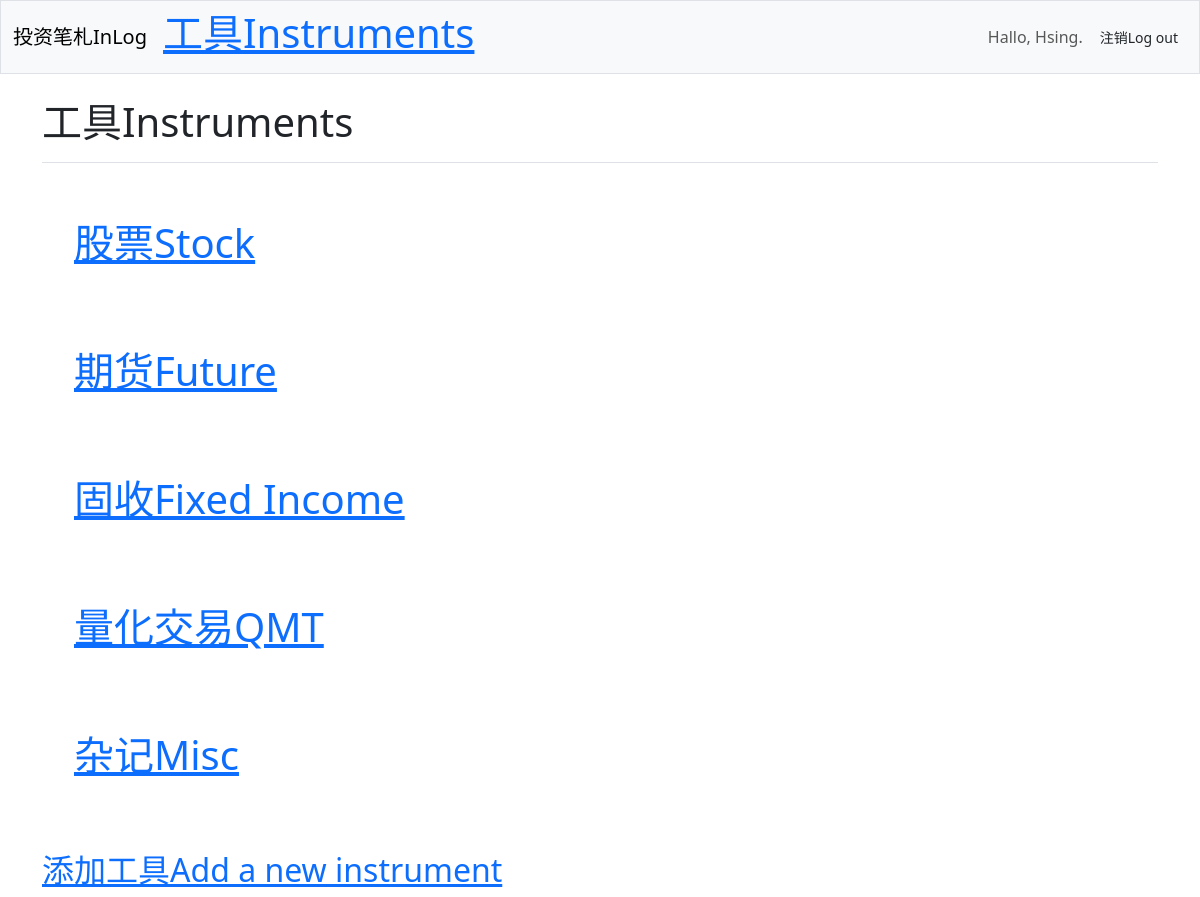
Page /instruments/ (signed in) on the committed database.
### investing_logs/models.py (models this page shows, shortened)
class Instrument(models.Model):
    text = models.CharField(max_length=200)
    date_added = models.DateTimeField(auto_now_add=True)
    owner = models.ForeignKey(User, on_delete=models.CASCADE)

### investing_logs/views.py (the view)
# urls.py: path('instruments/', views.instruments, name='instruments'),
@login_required
def instruments(request):
    instruments = Instrument.objects.filter(owner=request.user).order_by('date_added')
    context = {'instruments': instruments}
    return render(request, 'investing_logs/instruments.html',context)

### investing_logs/templates/investing_logs/instruments.html (shortened to what this page needs)
<!DOCTYPE html>
<html lang="en">
<head>
</head>
<body>
  {% extends 'investing_logs/base.html' %}
  {% block page_header %}
     <h1>工具Instruments</h1>
  {% endblock page_header %}
  {% block content %}
    <ul>
      {% for instrument in instruments %}
        <br>
        <br>
      <li class="list-group-item border-0">
          <H1><a href="{% url 'investing_logs:instrument' instrument.id %}">  {{ instrument.text }}</a></H1>
          <br>
      </li>
      {% empty %}
        <li class="list-group-item border-0" >No topics have been added yet.</li>
      {% endfor %}
      </ul>
      <br>
       <H2><a href="{% url 'investing_logs:new_instrument' %}">添加工具Add a new instrument</a></H2>
  {% endblock content %}

### investing_logs/templates/investing_logs/base.html (shortened to what this page needs)
<!doctype html>
<html lang="zh-CN">
<head>
  {% load django_bootstrap5 %}
  {% bootstrap_css %}
</head>
<body>
  <nav class="navbar navbar-expand-md navbar-light bg-light mb-4 border">
    <div class="container-fluid">
      <a class="navbar-brand" href="{% url 'investing_logs:index' %}">投资笔札InLog</a>
      <div class="collapse navbar-collapse" id="navbarCollapse">
        <ul class="navbar-nav me-auto mb-2 mb-md-0">
          <li class="nav-item">
            <H1><a href="{% url 'investing_logs:instruments' %}">工具Instruments</a></H1> </li>
        </ul>
        <ul class="navbar-nav ms-auto mb-2 mb-md-0">
          {% if user.is_authenticated %}
          <li class="nav-item">
            <span class="navbar-text me-2">Hallo, {{user.username }}.
            </span>
          </li>
          {% endif %}
        </ul>
        {% if user.is_authenticated %}
          <form action="{% url 'accounts:logout' %}" method='post'>
            <button name='submit' class='btn btn-outlinesecondary btn-sm'>
注销Log out</button>
          </form>
        {% endif %}
      </div>
    </div>
  </nav>
  <main class="container">
    <div class="pb-2 mb-2 border-bottom">
{% block page_header %}{% endblock page_header %}
    </div>
    <div>
      {% block content %}{% endblock content %}
    </div>
  </main>
</body>
</html>

### rows in the picture
Instrument: text "股票Stock"
Instrument: text "期货Future"
Instrument: text "固收Fixed Income"
Instrument: text "量化交易QMT"
Instrument: text "杂记Misc"

### other values in the picture
{{ user.username }} "Hsing"
